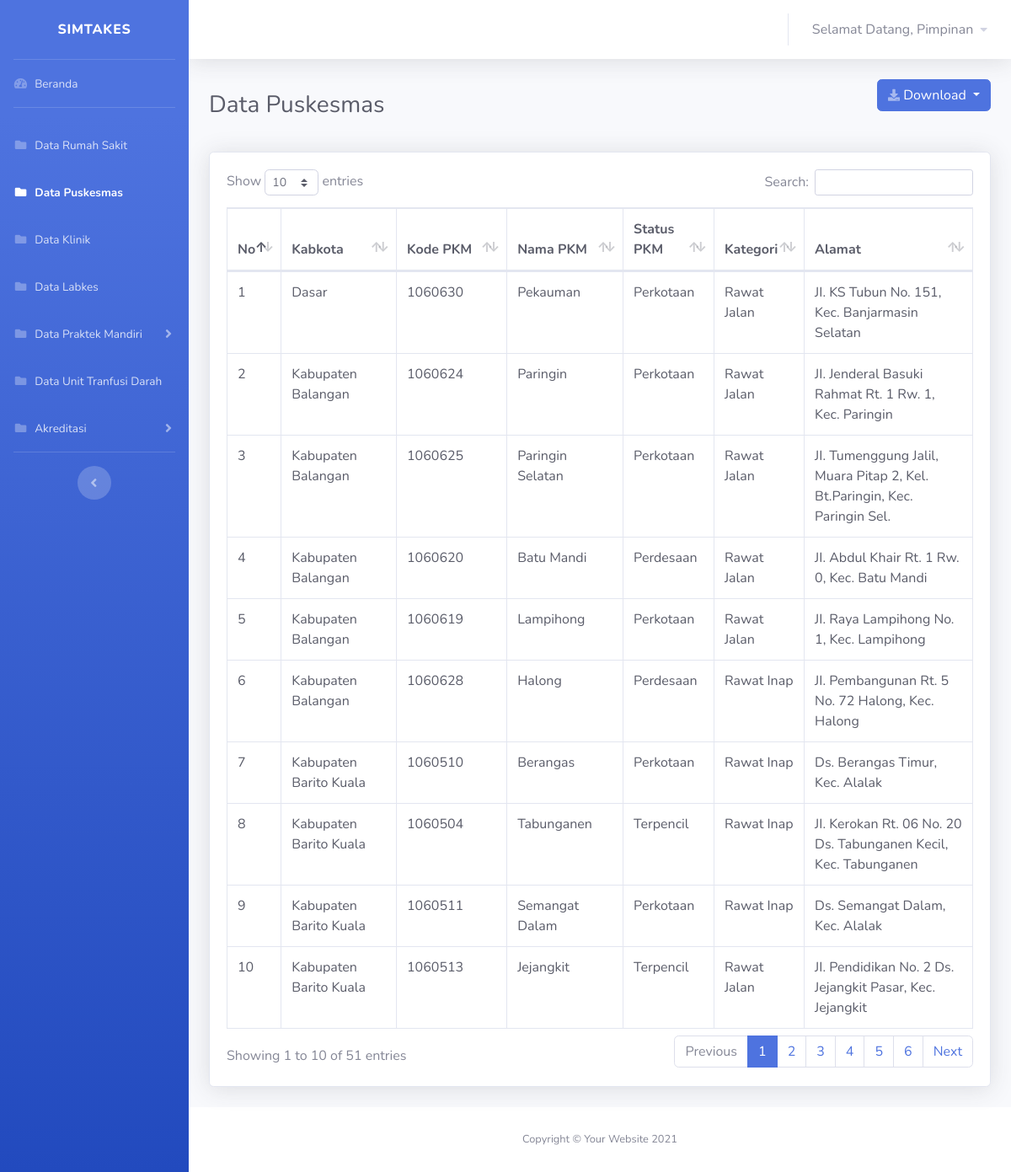
Page /views/pimpinan/puskesmas/puskesmas.php (signed in) on the committed database.
### tables this page shows
CREATE TABLE `user` (
  `id_user` int(11) NOT NULL,
  `username` varchar(30) NOT NULL,
  `nama` varchar(100) NOT NULL,
  `password` varchar(30) NOT NULL,
  `id_role` int(11) NOT NULL
);

CREATE TABLE `data_pkm` (
  `idx` int(11) NOT NULL,
  `kabkota` varchar(50) NOT NULL,
  `kodepkm` varchar(50) NOT NULL,
  `namapkm` varchar(50) NOT NULL,
  `statuspkm` varchar(50) NOT NULL,
  `kategori` varchar(50) NOT NULL,
  `alamat` varchar(255) NOT NULL
);

### koneksi.php (called while the page is built, shortened)
<?php
$koneksi = mysqli_connect("localhost", "root", "", "simtakes") or die(mysqli_error($koneksi));
$username = $_SESSION['username'];
$id_role = $_SESSION['id_role'];
function query($query)
{
    global $koneksi;
    $result = mysqli_query($koneksi, $query);
    $rows = [];
    while ($row = mysqli_fetch_assoc($result)) {
        $rows[] = $row;
    }
    return $rows;
}
?>

### views/pimpinan/puskesmas/puskesmas.php (the view, shortened to what this page needs)
<?php
require '../../../koneksi.php';
$puskesmas = query("SELECT * FROM data_pkm ORDER BY kabkota");
?>
<!DOCTYPE html>
<html lang="en">
<head>
    <link href="../../../vendor/fontawesome-free/css/all.min.css" rel="stylesheet" type="text/css">
    <link href="../../../css/sb-admin-2.min.css" rel="stylesheet">
    <link href="../../../vendor/datatables/dataTables.bootstrap4.min.css" rel="stylesheet">
</head>
<body id="page-top">
    <div id="wrapper">
        <ul class="navbar-nav bg-gradient-primary sidebar sidebar-dark accordion" id="accordionSidebar">
            <a class="sidebar-brand d-flex align-items-center justify-content-center" href="dashboard.php">
                <div class="sidebar-brand-text mx-3">SIMTAKES</div>
            </a>
            <hr class="sidebar-divider my-0">
            <li class="nav-item ">
                <a class="nav-link" href="../dashboard.php">
                    <i class="fas fa-fw fa-tachometer-alt"></i>
                    <span>Beranda</span></a>
            </li>
            <hr class="sidebar-divider">
            <li class="nav-item">
                <a class="nav-link" href="../rumahsakit/rumahsakit.php">
                <i class="fas fa-fw fa-folder"></i>
                    <span>Data Rumah Sakit</span></a>
            </li>
            <li class="nav-item active">
                <a class="nav-link " href="" >
                    <i class="fas fa-fw fa-folder"></i>
                    <span>Data Puskesmas</span>
                </a>
            </li>
            <li class="nav-item">
                <a class="nav-link " href="../klinik/klinik.php" >
                    <i class="fas fa-fw fa-folder"></i>
                    <span>Data Klinik</span>
                </a>
            </li>
            <li class="nav-item">
                <a class="nav-link " href="../labkes/labkes.php" >
                    <i class="fas fa-fw fa-folder"></i>
                    <span>Data Labkes</span>
                </a>
            </li>
            <li class="nav-item">
                <a class="nav-link collapsed" href="#" data-toggle="collapse" data-target="#collapsePages"
                    aria-expanded="true" aria-controls="collapsePages">
                    <i class="fas fa-fw fa-folder"></i>
                    <span>Data Praktek Mandiri</span>
                </a>
            </li>
            <li class="nav-item">
                <a class="nav-link" href="../transfusidarah/transfusidarah.php">
                <i class="fas fa-fw fa-folder"></i>
                    <span>Data Unit Tranfusi Darah</span></a>
            </li>
            <li class="nav-item">
                <a class="nav-link collapsed" href="#" data-toggle="collapse" data-target="#collapseAkreditasi"
                    aria-expanded="true" aria-controls="collapseAkreditasi">
                    <i class="fas fa-fw fa-folder"></i>
                    <span>Akreditasi</span>
                </a>
            </li>
            <hr class="sidebar-divider d-none d-md-block">
            <div class="text-center d-none d-md-inline">
                <button class="rounded-circle border-0" id="sidebarToggle"></button>
            </div>
        </ul>
        <div id="content-wrapper" class="d-flex flex-column">
            <div id="content">
                <nav class="navbar navbar-expand navbar-light bg-white topbar mb-4 static-top shadow">
                    <ul class="navbar-nav ml-auto">
                        <li class="nav-item dropdown no-arrow">
                            <a class="nav-link dropdown-toggle" href="#" id="userDropdown" role="button"
                                data-toggle="dropdown" aria-haspopup="true" aria-expanded="false">
                                <span class="mr-2 d-none d-lg-inline text-gray-600">Selamat Datang,
                                <?php $index = mysqli_query($koneksi,"SELECT nama from user where username='$username' AND id_role = '$id_role'");
                                $row = mysqli_fetch_array($index);
                                if ($row && $row["nama"] == !'') {
                                echo $row['nama'];
                                }else
                                {
                                echo "no class";
                                }
                                ?>
                                </span>
                                    <i class="fas fa-caret-down fa-sm"></i>
                            </a>
                        </li>
                    </ul>
                </nav>
                <div class="container-fluid">
                    <div class="d-sm-flex align-items-center justify-content-between mb-4">
                        <h1 class="h3 mb-0 text-gray-800">Data Puskesmas</h1>
                        <div class="d-sm-flex align-items-center justify-content-between mb-4">
                            <div class="btn-group">
                                <button type="button" class="btn btn-primary dropdown-toggle " data-toggle="dropdown" aria-haspopup="true" aria-expanded="false"><i
                                    class="fas fa-download fa-sm text-white-50"></i>
                                    Download
                                </button>
                            </div>
                        </div>
                    </div>
                        <div class="card shadow mb-4">
                            <div class="card-body">
                                <div class="table-responsive">
                                    <table class="table table-bordered text-dark" id="dataTable" width="100%" cellspacing="0">
                                        <thead>
                                            <tr>
                                            <th>No</th>
                                            <th>Kabkota</th>
                                            <th>Kode PKM</th>
                                            <th>Nama PKM</th>
                                            <th>Status PKM</th>
                                            <th>Kategori</th>
                                            <th>Alamat</th>
                                            </tr>
                                        </thead>
                                        <tbody>
                                            <?php $no = 1; ?>
                                            <?php foreach ($puskesmas as $data_pus) : ?>
                                            <tr>
                                                <td><?= $no++ ?></td>
                                                <td><?= $data_pus['kabkota'] ?></td>
                                                <td><?= $data_pus['kodepkm'] ?></td>
                                                <td><?= $data_pus['namapkm'] ?></td>
                                                <td><?= $data_pus['statuspkm'] ?></td>
                                                <td><?= $data_pus['kategori'] ?></td>
                                                <td><?= $data_pus['alamat'] ?></td>
                                            </tr>
                                            <?php endforeach ?>
                                        </tbody>
                                    </table>
                                </div>
                            </div>
                        </div>
                </div>
            </div>
            <footer class="sticky-footer bg-white">
                <div class="container my-auto">
                    <div class="copyright text-center my-auto">
                        <span>Copyright &copy; Your Website 2021</span>
                    </div>
                </div>
            </footer>
        </div>
    </div>
</body>
</html>

### rows in the picture
user: nama "Pimpinan"
data_pkm: kabkota "Dasar", kodepkm "1060630", namapkm "Pekauman", statuspkm "Perkotaan", kategori "Rawat Jalan", alamat "JI. KS Tubun No. 151, Kec. Banjarmasin Selatan"
data_pkm: kabkota "Kabupaten Balangan", kodepkm "1060624", namapkm "Paringin", statuspkm "Perkotaan", kategori "Rawat Jalan", alamat "JI. Jenderal Basuki Rahmat Rt. 1 Rw. 1, Kec. Paringin"
data_pkm: kabkota "Kabupaten Balangan", kodepkm "1060625", namapkm "Paringin Selatan", statuspkm "Perkotaan", kategori "Rawat Jalan", alamat "JI. Tumenggung Jalil, Muara Pitap 2, Kel. Bt.Paringin, Kec. Paringin Sel."
data_pkm: kabkota "Kabupaten Balangan", kodepkm "1060620", namapkm "Batu Mandi", statuspkm "Perdesaan", kategori "Rawat Jalan", alamat "JI. Abdul Khair Rt. 1 Rw. 0, Kec. Batu Mandi"
data_pkm: kabkota "Kabupaten Balangan", kodepkm "1060619", namapkm "Lampihong", statuspkm "Perkotaan", kategori "Rawat Jalan", alamat "JI. Raya Lampihong No. 1, Kec. Lampihong"
data_pkm: kabkota "Kabupaten Balangan", kodepkm "1060628", namapkm "Halong", statuspkm "Perdesaan", kategori "Rawat Inap", alamat "JI. Pembangunan Rt. 5 No. 72 Halong, Kec. Halong"
data_pkm: kabkota "Kabupaten Barito Kuala", kodepkm "1060510", namapkm "Berangas", statuspkm "Perkotaan", kategori "Rawat Inap", alamat "Ds. Berangas Timur, Kec. Alalak"
data_pkm: kabkota "Kabupaten Barito Kuala", kodepkm "1060504", namapkm "Tabunganen", statuspkm "Terpencil", kategori "Rawat Inap", alamat "JI. Kerokan Rt. 06 No. 20 Ds. Tabunganen Kecil, Kec. Tabunganen"
data_pkm: kabkota "Kabupaten Barito Kuala", kodepkm "1060511", namapkm "Semangat Dalam", statuspkm "Perkotaan", kategori "Rawat Inap", alamat "Ds. Semangat Dalam, Kec. Alalak"
data_pkm: kabkota "Kabupaten Barito Kuala", kodepkm "1060513", namapkm "Jejangkit", statuspkm "Terpencil", kategori "Rawat Jalan", alamat "JI. Pendidikan No. 2 Ds. Jejangkit Pasar, Kec. Jejangkit"
